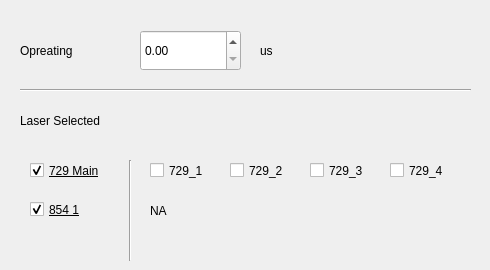
    <widget class="QWidget" name="tab_7">
     <attribute name="title">
      <string>Opreating</string>
     </attribute>
     <widget class="QCheckBox" name="Laser_729_5">
      <property name="geometry">
       <rect>
        <x>390</x>
        <y>160</y>
        <width>91</width>
        <height>21</height>
       </rect>
      </property>
      <property name="font">
       <font>
        <family>Arial</family>
        <pointsize>9</pointsize>
        <weight>50</weight>
        <bold>false</bold>
        <strikeout>false</strikeout>
       </font>
      </property>
      <property name="text">
       <string>729_4</string>
      </property>
     </widget>
     <widget class="QCheckBox" name="Laser_729_all_2">
      <property name="geometry">
       <rect>
        <x>30</x>
        <y>160</y>
        <width>91</width>
        <height>21</height>
       </rect>
      </property>
      <property name="font">
       <font>
        <family>Arial</family>
        <pointsize>9</pointsize>
        <weight>50</weight>
        <italic>false</italic>
        <bold>false</bold>
        <underline>true</underline>
        <strikeout>false</strikeout>
       </font>
      </property>
      <property name="text">
       <string>729 Main</string>
      </property>
      <property name="checked">
       <bool>true</bool>
      </property>
     </widget>
     <widget class="QCheckBox" name="Laser_729_6">
      <property name="geometry">
       <rect>
        <x>150</x>
        <y>160</y>
        <width>91</width>
        <height>21</height>
       </rect>
      </property>
      <property name="font">
       <font>
        <family>Arial</family>
        <pointsize>9</pointsize>
        <weight>50</weight>
        <bold>false</bold>
        <strikeout>false</strikeout>
       </font>
      </property>
      <property name="text">
       <string>729_1</string>
      </property>
     </widget>
     <widget class="QCheckBox" name="Laser_856">
      <property name="geometry">
       <rect>
        <x>30</x>
        <y>200</y>
        <width>91</width>
        <height>19</height>
       </rect>
      </property>
      <property name="font">
       <font>
        <family>Arial</family>
        <pointsize>9</pointsize>
        <weight>50</weight>
        <bold>false</bold>
        <underline>true</underline>
        <strikeout>false</strikeout>
       </font>
      </property>
      <property name="text">
       <string>854 1</string>
      </property>
      <property name="checked">
       <bool>true</bool>
      </property>
     </widget>
     <widget class="Line" name="line_6">
      <property name="geometry">
       <rect>
        <x>120</x>
        <y>160</y>
        <width>20</width>
        <height>101</height>
       </rect>
      </property>
      <property name="orientation">
       <enum>Qt::Vertical</enum>
      </property>
     </widget>
     <widget class="QCheckBox" name="Laser_729_7">
      <property name="geometry">
       <rect>
        <x>230</x>
        <y>160</y>
        <width>91</width>
        <height>21</height>
       </rect>
      </property>
      <property name="font">
       <font>
        <family>Arial</family>
        <pointsize>9</pointsize>
        <weight>50</weight>
        <bold>false</bold>
        <strikeout>false</strikeout>
       </font>
      </property>
      <property name="text">
       <string>729_2</string>
      </property>
     </widget>
     <widget class="QLabel" name="label_47">
      <property name="geometry">
       <rect>
        <x>260</x>
        <y>30</y>
        <width>31</width>
        <height>41</height>
       </rect>
      </property>
      <property name="font">
       <font>
        <family>Arial</family>
        <pointsize>9</pointsize>
        <weight>50</weight>
        <bold>false</bold>
        <strikeout>false</strikeout>
       </font>
      </property>
      <property name="text">
       <string>us</string>
      </property>
     </widget>
     <widget class="QDoubleSpinBox" name="doubleSpinBox_DPL_3">
      <property name="geometry">
       <rect>
        <x>140</x>
        <y>30</y>
        <width>101</width>
        <height>41</height>
       </rect>
      </property>
      <property name="font">
       <font>
        <family>Arial</family>
        <pointsize>9</pointsize>
        <weight>50</weight>
        <bold>false</bold>
        <strikeout>false</strikeout>
       </font>
      </property>
      <property name="layoutDirection">
       <enum>Qt::LeftToRight</enum>
      </property>
      <property name="alignment">
       <set>Qt::AlignLeading|Qt::AlignLeft|Qt::AlignVCenter</set>
      </property>
      <property name="maximum">
       <double>999999.989999999990687</double>
      </property>
     </widget>
     <widget class="QCheckBox" name="Laser_729_8">
      <property name="geometry">
       <rect>
        <x>310</x>
        <y>160</y>
        <width>91</width>
        <height>21</height>
       </rect>
      </property>
      <property name="font">
       <font>
        <family>Arial</family>
        <pointsize>9</pointsize>
        <weight>50</weight>
        <bold>false</bold>
        <strikeout>false</strikeout>
       </font>
      </property>
      <property name="text">
       <string>729_3</string>
      </property>
     </widget>
     <widget class="QLabel" name="label_48">
      <property name="geometry">
       <rect>
        <x>20</x>
        <y>30</y>
        <width>131</width>
        <height>41</height>
       </rect>
      </property>
      <property name="font">
       <font>
        <family>Arial</family>
        <pointsize>9</pointsize>
        <weight>50</weight>
        <bold>false</bold>
        <strikeout>false</strikeout>
       </font>
      </property>
      <property name="text">
       <string>Opreating</string>
      </property>
     </widget>
     <widget class="QLabel" name="label_49">
      <property name="geometry">
       <rect>
        <x>150</x>
        <y>200</y>
        <width>131</width>
        <height>21</height>
       </rect>
      </property>
      <property name="font">
       <font>
        <family>Arial</family>
        <pointsize>9</pointsize>
        <weight>50</weight>
        <bold>false</bold>
        <strikeout>false</strikeout>
       </font>
      </property>
      <property name="text">
       <string>NA</string>
      </property>
     </widget>
     <widget class="QLabel" name="label_50">
      <property name="geometry">
       <rect>
        <x>20</x>
        <y>100</y>
        <width>131</width>
        <height>41</height>
       </rect>
      </property>
      <property name="font">
       <font>
        <family>Arial</family>
        <pointsize>9</pointsize>
        <weight>50</weight>
        <bold>false</bold>
        <strikeout>false</strikeout>
       </font>
      </property>
      <property name="text">
       <string>Laser Selected</string>
      </property>
     </widget>
     <widget class="Line" name="line_7">
      <property name="geometry">
       <rect>
        <x>20</x>
        <y>80</y>
        <width>451</width>
        <height>20</height>
       </rect>
      </property>
      <property name="orientation">
       <enum>Qt::Horizontal</enum>
      </property>
     </widget>
    </widget>
